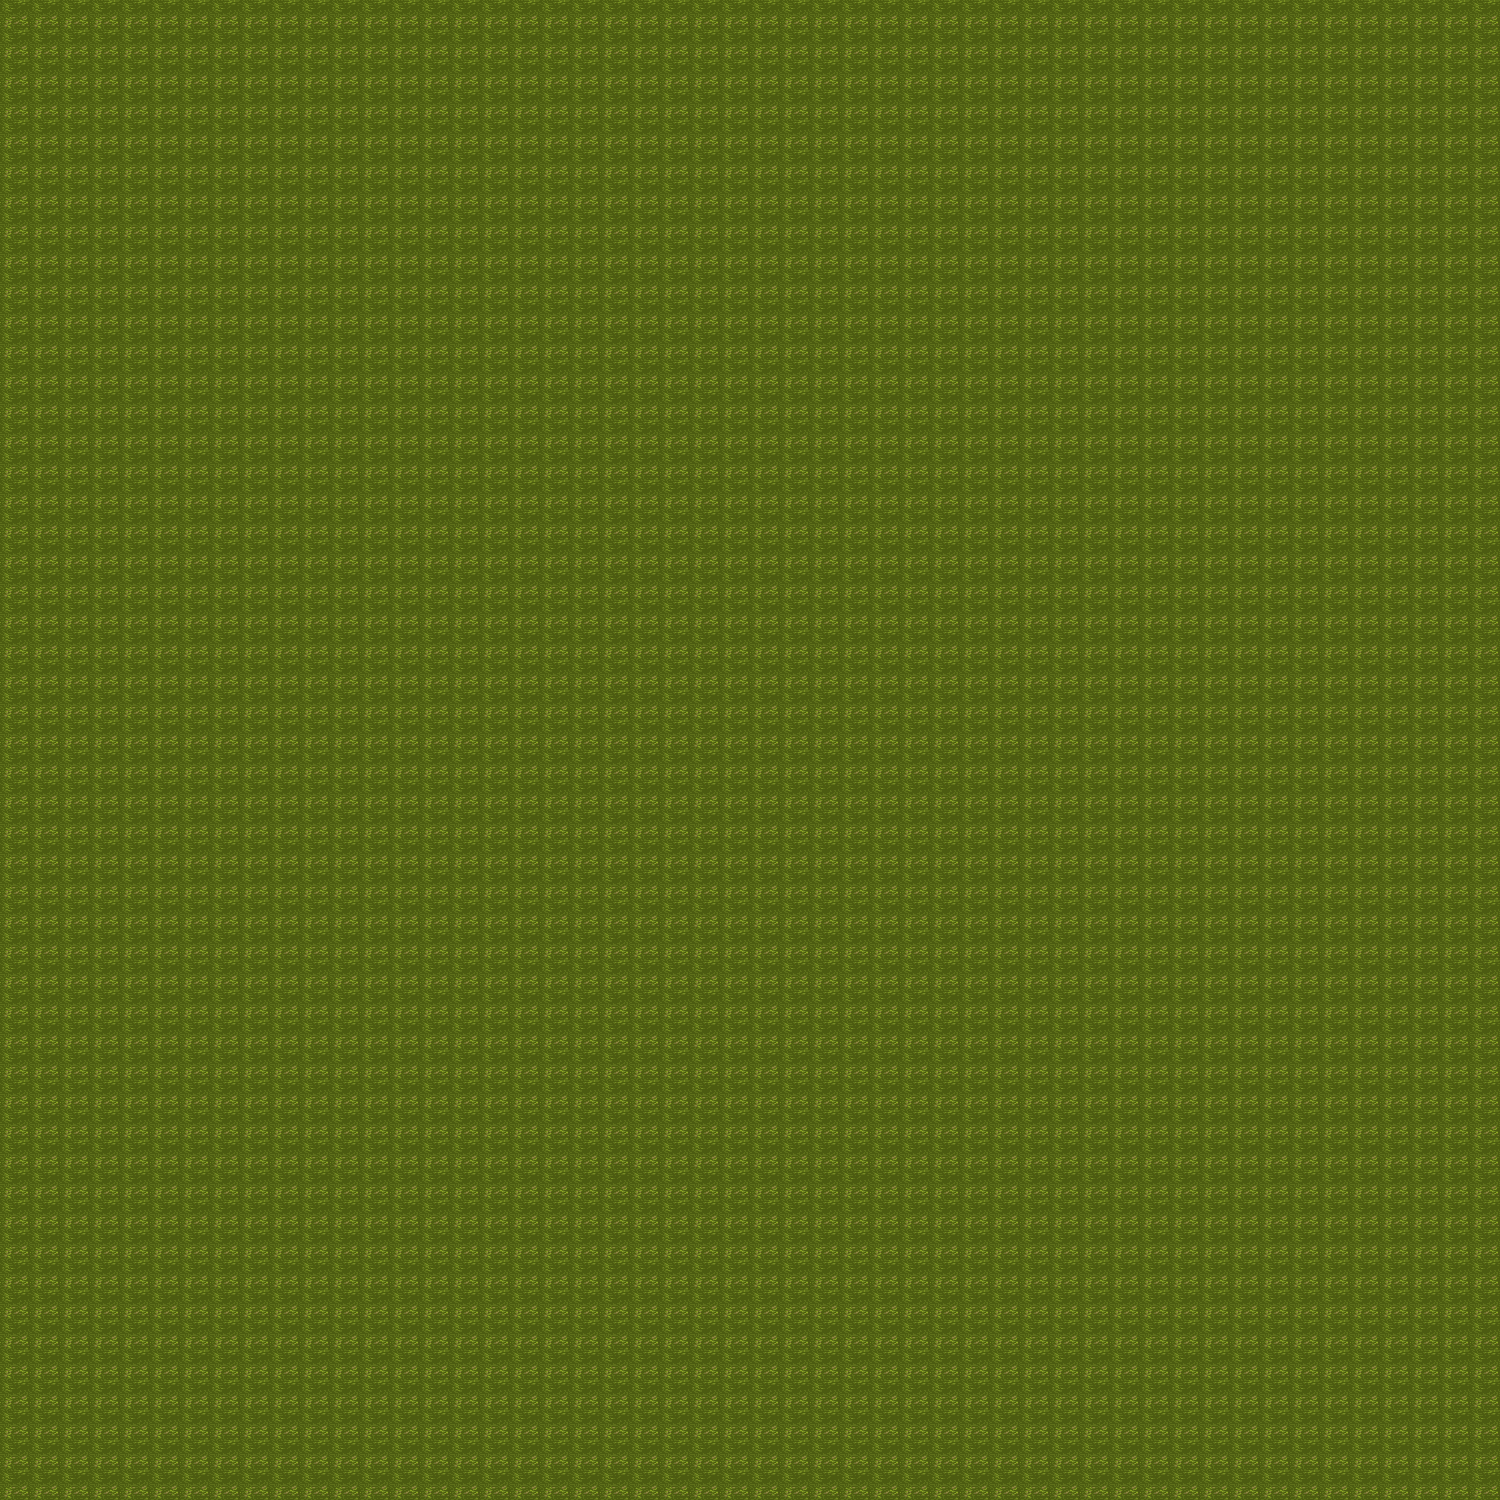

A level layout from a 2D game, rendered from its tile map. Below: a short description, then the map file with tile-grid data replaced by summaries:
An orthogonal 50x50 tile map with 30x30 px tiles, 1 tile layer (ground).

<map version="1.0" orientation="orthogonal" width="50" height="50" tilewidth="30" tileheight="30">
 <tileset firstgid="1" name="hyptosis" tilewidth="30" tileheight="30">
  <image source="../tilesets/hyptosis.png" width="960" height="960" />
 </tileset>
 <layer name="ground" width="50" height="50">
  <data>[2500 cells, 2500 non-empty, 1 distinct tile ids]</data>
 </layer>
</map>
